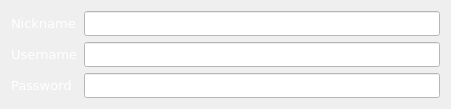
   <widget class="QWidget" name="layoutWidget">
    <property name="geometry">
     <rect>
      <x>200</x>
      <y>10</y>
      <width>451</width>
      <height>91</height>
     </rect>
    </property>
    <property name="font">
     <font/>
    </property>
    <layout class="QFormLayout" name="formLayout">
     <item row="0" column="0">
      <widget class="QLabel" name="NicknameLabel">
       <property name="palette">
        <palette>
         <active>
          <colorrole role="WindowText">
           <brush brushstyle="SolidPattern">
            <color alpha="255">
             <red>255</red>
             <green>255</green>
             <blue>255</blue>
            </color>
           </brush>
          </colorrole>
          <colorrole role="Button">
           <brush brushstyle="SolidPattern">
            <color alpha="255">
             <red>53</red>
             <green>53</green>
             <blue>57</blue>
            </color>
           </brush>
          </colorrole>
          <colorrole role="ButtonText">
           <brush brushstyle="SolidPattern">
            <color alpha="255">
             <red>255</red>
             <green>255</green>
             <blue>255</blue>
            </color>
           </brush>
          </colorrole>
          <colorrole role="Base">
           <brush brushstyle="SolidPattern">
            <color alpha="255">
             <red>53</red>
             <green>53</green>
             <blue>57</blue>
            </color>
           </brush>
          </colorrole>
          <colorrole role="Window">
           <brush brushstyle="SolidPattern">
            <color alpha="255">
             <red>53</red>
             <green>53</green>
             <blue>57</blue>
            </color>
           </brush>
          </colorrole>
         </active>
         <inactive>
          <colorrole role="WindowText">
           <brush brushstyle="SolidPattern">
            <color alpha="255">
             <red>255</red>
             <green>255</green>
             <blue>255</blue>
            </color>
           </brush>
          </colorrole>
          <colorrole role="Button">
           <brush brushstyle="SolidPattern">
            <color alpha="255">
             <red>53</red>
             <green>53</green>
             <blue>57</blue>
            </color>
           </brush>
          </colorrole>
          <colorrole role="ButtonText">
           <brush brushstyle="SolidPattern">
            <color alpha="255">
             <red>255</red>
             <green>255</green>
             <blue>255</blue>
            </color>
           </brush>
          </colorrole>
          <colorrole role="Base">
           <brush brushstyle="SolidPattern">
            <color alpha="255">
             <red>53</red>
             <green>53</green>
             <blue>57</blue>
            </color>
           </brush>
          </colorrole>
          <colorrole role="Window">
           <brush brushstyle="SolidPattern">
            <color alpha="255">
             <red>53</red>
             <green>53</green>
             <blue>57</blue>
            </color>
           </brush>
          </colorrole>
         </inactive>
         <disabled>
          <colorrole role="Button">
           <brush brushstyle="SolidPattern">
            <color alpha="255">
             <red>53</red>
             <green>53</green>
             <blue>57</blue>
            </color>
           </brush>
          </colorrole>
          <colorrole role="Base">
           <brush brushstyle="SolidPattern">
            <color alpha="255">
             <red>53</red>
             <green>53</green>
             <blue>57</blue>
            </color>
           </brush>
          </colorrole>
          <colorrole role="Window">
           <brush brushstyle="SolidPattern">
            <color alpha="255">
             <red>53</red>
             <green>53</green>
             <blue>57</blue>
            </color>
           </brush>
          </colorrole>
         </disabled>
        </palette>
       </property>
       <property name="font">
        <font>
         <family>Verdana</family>
         <pointsize>10</pointsize>
        </font>
       </property>
       <property name="layoutDirection">
        <enum>Qt::LayoutDirection::RightToLeft</enum>
       </property>
       <property name="text">
        <string>Nickname</string>
       </property>
      </widget>
     </item>
     <item row="0" column="1">
      <widget class="QLineEdit" name="inputNickname">
       <property name="palette">
        <palette>
         <active>
          <colorrole role="Button">
           <brush brushstyle="SolidPattern">
            <color alpha="255">
             <red>255</red>
             <green>255</green>
             <blue>255</blue>
            </color>
           </brush>
          </colorrole>
          <colorrole role="Base">
           <brush brushstyle="SolidPattern">
            <color alpha="255">
             <red>255</red>
             <green>255</green>
             <blue>255</blue>
            </color>
           </brush>
          </colorrole>
          <colorrole role="Window">
           <brush brushstyle="SolidPattern">
            <color alpha="255">
             <red>255</red>
             <green>255</green>
             <blue>255</blue>
            </color>
           </brush>
          </colorrole>
         </active>
         <inactive>
          <colorrole role="Button">
           <brush brushstyle="SolidPattern">
            <color alpha="255">
             <red>255</red>
             <green>255</green>
             <blue>255</blue>
            </color>
           </brush>
          </colorrole>
          <colorrole role="Base">
           <brush brushstyle="SolidPattern">
            <color alpha="255">
             <red>255</red>
             <green>255</green>
             <blue>255</blue>
            </color>
           </brush>
          </colorrole>
          <colorrole role="Window">
           <brush brushstyle="SolidPattern">
            <color alpha="255">
             <red>255</red>
             <green>255</green>
             <blue>255</blue>
            </color>
           </brush>
          </colorrole>
         </inactive>
         <disabled>
          <colorrole role="Button">
           <brush brushstyle="SolidPattern">
            <color alpha="255">
             <red>255</red>
             <green>255</green>
             <blue>255</blue>
            </color>
           </brush>
          </colorrole>
          <colorrole role="Base">
           <brush brushstyle="SolidPattern">
            <color alpha="255">
             <red>255</red>
             <green>255</green>
             <blue>255</blue>
            </color>
           </brush>
          </colorrole>
          <colorrole role="Window">
           <brush brushstyle="SolidPattern">
            <color alpha="255">
             <red>255</red>
             <green>255</green>
             <blue>255</blue>
            </color>
           </brush>
          </colorrole>
         </disabled>
        </palette>
       </property>
       <property name="font">
        <font>
         <family>Verdana</family>
         <pointsize>10</pointsize>
        </font>
       </property>
       <property name="styleSheet">
        <string notr="true">background-color: rgb(255, 255, 255);</string>
       </property>
       <property name="text">
        <string/>
       </property>
      </widget>
     </item>
     <item row="1" column="0">
      <widget class="QLabel" name="UsernameLabel">
       <property name="palette">
        <palette>
         <active>
          <colorrole role="WindowText">
           <brush brushstyle="SolidPattern">
            <color alpha="255">
             <red>255</red>
             <green>255</green>
             <blue>255</blue>
            </color>
           </brush>
          </colorrole>
          <colorrole role="Button">
           <brush brushstyle="SolidPattern">
            <color alpha="255">
             <red>53</red>
             <green>53</green>
             <blue>57</blue>
            </color>
           </brush>
          </colorrole>
          <colorrole role="ButtonText">
           <brush brushstyle="SolidPattern">
            <color alpha="255">
             <red>255</red>
             <green>255</green>
             <blue>255</blue>
            </color>
           </brush>
          </colorrole>
          <colorrole role="Base">
           <brush brushstyle="SolidPattern">
            <color alpha="255">
             <red>53</red>
             <green>53</green>
             <blue>57</blue>
            </color>
           </brush>
          </colorrole>
          <colorrole role="Window">
           <brush brushstyle="SolidPattern">
            <color alpha="255">
             <red>53</red>
             <green>53</green>
             <blue>57</blue>
            </color>
           </brush>
          </colorrole>
         </active>
         <inactive>
          <colorrole role="WindowText">
           <brush brushstyle="SolidPattern">
            <color alpha="255">
             <red>255</red>
             <green>255</green>
             <blue>255</blue>
            </color>
           </brush>
          </colorrole>
          <colorrole role="Button">
           <brush brushstyle="SolidPattern">
            <color alpha="255">
             <red>53</red>
             <green>53</green>
             <blue>57</blue>
            </color>
           </brush>
          </colorrole>
          <colorrole role="ButtonText">
           <brush brushstyle="SolidPattern">
            <color alpha="255">
             <red>255</red>
             <green>255</green>
             <blue>255</blue>
            </color>
           </brush>
          </colorrole>
          <colorrole role="Base">
           <brush brushstyle="SolidPattern">
            <color alpha="255">
             <red>53</red>
             <green>53</green>
             <blue>57</blue>
            </color>
           </brush>
          </colorrole>
          <colorrole role="Window">
           <brush brushstyle="SolidPattern">
            <color alpha="255">
             <red>53</red>
             <green>53</green>
             <blue>57</blue>
            </color>
           </brush>
          </colorrole>
         </inactive>
         <disabled>
          <colorrole role="Button">
           <brush brushstyle="SolidPattern">
            <color alpha="255">
             <red>53</red>
             <green>53</green>
             <blue>57</blue>
            </color>
           </brush>
          </colorrole>
          <colorrole role="Base">
           <brush brushstyle="SolidPattern">
            <color alpha="255">
             <red>53</red>
             <green>53</green>
             <blue>57</blue>
            </color>
           </brush>
          </colorrole>
          <colorrole role="Window">
           <brush brushstyle="SolidPattern">
            <color alpha="255">
             <red>53</red>
             <green>53</green>
             <blue>57</blue>
            </color>
           </brush>
          </colorrole>
         </disabled>
        </palette>
       </property>
       <property name="font">
        <font>
         <family>Verdana</family>
         <pointsize>10</pointsize>
        </font>
       </property>
       <property name="layoutDirection">
        <enum>Qt::LayoutDirection::RightToLeft</enum>
       </property>
       <property name="text">
        <string>Username</string>
       </property>
      </widget>
     </item>
     <item row="1" column="1">
      <widget class="QLineEdit" name="inputUsername">
       <property name="palette">
        <palette>
         <active>
          <colorrole role="Button">
           <brush brushstyle="SolidPattern">
            <color alpha="255">
             <red>255</red>
             <green>255</green>
             <blue>255</blue>
            </color>
           </brush>
          </colorrole>
          <colorrole role="Base">
           <brush brushstyle="SolidPattern">
            <color alpha="255">
             <red>255</red>
             <green>255</green>
             <blue>255</blue>
            </color>
           </brush>
          </colorrole>
          <colorrole role="Window">
           <brush brushstyle="SolidPattern">
            <color alpha="255">
             <red>255</red>
             <green>255</green>
             <blue>255</blue>
            </color>
           </brush>
          </colorrole>
         </active>
         <inactive>
          <colorrole role="Button">
           <brush brushstyle="SolidPattern">
            <color alpha="255">
             <red>255</red>
             <green>255</green>
             <blue>255</blue>
            </color>
           </brush>
          </colorrole>
          <colorrole role="Base">
           <brush brushstyle="SolidPattern">
            <color alpha="255">
             <red>255</red>
             <green>255</green>
             <blue>255</blue>
            </color>
           </brush>
          </colorrole>
          <colorrole role="Window">
           <brush brushstyle="SolidPattern">
            <color alpha="255">
             <red>255</red>
             <green>255</green>
             <blue>255</blue>
            </color>
           </brush>
          </colorrole>
         </inactive>
         <disabled>
          <colorrole role="Button">
           <brush brushstyle="SolidPattern">
            <color alpha="255">
             <red>255</red>
             <green>255</green>
             <blue>255</blue>
            </color>
           </brush>
          </colorrole>
          <colorrole role="Base">
           <brush brushstyle="SolidPattern">
            <color alpha="255">
             <red>255</red>
             <green>255</green>
             <blue>255</blue>
            </color>
           </brush>
          </colorrole>
          <colorrole role="Window">
           <brush brushstyle="SolidPattern">
            <color alpha="255">
             <red>255</red>
             <green>255</green>
             <blue>255</blue>
            </color>
           </brush>
          </colorrole>
         </disabled>
        </palette>
       </property>
       <property name="font">
        <font>
         <family>Verdana</family>
         <pointsize>10</pointsize>
        </font>
       </property>
       <property name="styleSheet">
        <string notr="true">background-color: rgb(255, 255, 255);</string>
       </property>
       <property name="text">
        <string/>
       </property>
      </widget>
     </item>
     <item row="2" column="0">
      <widget class="QLabel" name="PasswordLabel">
       <property name="palette">
        <palette>
         <active>
          <colorrole role="WindowText">
           <brush brushstyle="SolidPattern">
            <color alpha="255">
             <red>255</red>
             <green>255</green>
             <blue>255</blue>
            </color>
           </brush>
          </colorrole>
          <colorrole role="Button">
           <brush brushstyle="SolidPattern">
            <color alpha="255">
             <red>53</red>
             <green>53</green>
             <blue>57</blue>
            </color>
           </brush>
          </colorrole>
          <colorrole role="ButtonText">
           <brush brushstyle="SolidPattern">
            <color alpha="255">
             <red>255</red>
             <green>255</green>
             <blue>255</blue>
            </color>
           </brush>
          </colorrole>
          <colorrole role="Base">
           <brush brushstyle="SolidPattern">
            <color alpha="255">
             <red>53</red>
             <green>53</green>
             <blue>57</blue>
            </color>
           </brush>
          </colorrole>
          <colorrole role="Window">
           <brush brushstyle="SolidPattern">
            <color alpha="255">
             <red>53</red>
             <green>53</green>
             <blue>57</blue>
            </color>
           </brush>
          </colorrole>
         </active>
         <inactive>
          <colorrole role="WindowText">
           <brush brushstyle="SolidPattern">
            <color alpha="255">
             <red>255</red>
             <green>255</green>
             <blue>255</blue>
            </color>
           </brush>
          </colorrole>
          <colorrole role="Button">
           <brush brushstyle="SolidPattern">
            <color alpha="255">
             <red>53</red>
             <green>53</green>
             <blue>57</blue>
            </color>
           </brush>
          </colorrole>
          <colorrole role="ButtonText">
           <brush brushstyle="SolidPattern">
            <color alpha="255">
             <red>255</red>
             <green>255</green>
             <blue>255</blue>
            </color>
           </brush>
          </colorrole>
          <colorrole role="Base">
           <brush brushstyle="SolidPattern">
            <color alpha="255">
             <red>53</red>
             <green>53</green>
             <blue>57</blue>
            </color>
           </brush>
          </colorrole>
          <colorrole role="Window">
           <brush brushstyle="SolidPattern">
            <color alpha="255">
             <red>53</red>
             <green>53</green>
             <blue>57</blue>
            </color>
           </brush>
          </colorrole>
         </inactive>
         <disabled>
          <colorrole role="Button">
           <brush brushstyle="SolidPattern">
            <color alpha="255">
             <red>53</red>
             <green>53</green>
             <blue>57</blue>
            </color>
           </brush>
          </colorrole>
          <colorrole role="Base">
           <brush brushstyle="SolidPattern">
            <color alpha="255">
             <red>53</red>
             <green>53</green>
             <blue>57</blue>
            </color>
           </brush>
          </colorrole>
          <colorrole role="Window">
           <brush brushstyle="SolidPattern">
            <color alpha="255">
             <red>53</red>
             <green>53</green>
             <blue>57</blue>
            </color>
           </brush>
          </colorrole>
         </disabled>
        </palette>
       </property>
       <property name="font">
        <font>
         <family>Verdana</family>
         <pointsize>10</pointsize>
        </font>
       </property>
       <property name="layoutDirection">
        <enum>Qt::LayoutDirection::RightToLeft</enum>
       </property>
       <property name="text">
        <string>Password</string>
       </property>
       <property name="textFormat">
        <enum>Qt::TextFormat::AutoText</enum>
       </property>
      </widget>
     </item>
     <item row="2" column="1">
      <widget class="QLineEdit" name="inputPassword">
       <property name="palette">
        <palette>
         <active>
          <colorrole role="Button">
           <brush brushstyle="SolidPattern">
            <color alpha="255">
             <red>255</red>
             <green>255</green>
             <blue>255</blue>
            </color>
           </brush>
          </colorrole>
          <colorrole role="Base">
           <brush brushstyle="SolidPattern">
            <color alpha="255">
             <red>255</red>
             <green>255</green>
             <blue>255</blue>
            </color>
           </brush>
          </colorrole>
          <colorrole role="Window">
           <brush brushstyle="SolidPattern">
            <color alpha="255">
             <red>255</red>
             <green>255</green>
             <blue>255</blue>
            </color>
           </brush>
          </colorrole>
         </active>
         <inactive>
          <colorrole role="Button">
           <brush brushstyle="SolidPattern">
            <color alpha="255">
             <red>255</red>
             <green>255</green>
             <blue>255</blue>
            </color>
           </brush>
          </colorrole>
          <colorrole role="Base">
           <brush brushstyle="SolidPattern">
            <color alpha="255">
             <red>255</red>
             <green>255</green>
             <blue>255</blue>
            </color>
           </brush>
          </colorrole>
          <colorrole role="Window">
           <brush brushstyle="SolidPattern">
            <color alpha="255">
             <red>255</red>
             <green>255</green>
             <blue>255</blue>
            </color>
           </brush>
          </colorrole>
         </inactive>
         <disabled>
          <colorrole role="Button">
           <brush brushstyle="SolidPattern">
            <color alpha="255">
             <red>255</red>
             <green>255</green>
             <blue>255</blue>
            </color>
           </brush>
          </colorrole>
          <colorrole role="Base">
           <brush brushstyle="SolidPattern">
            <color alpha="255">
             <red>255</red>
             <green>255</green>
             <blue>255</blue>
            </color>
           </brush>
          </colorrole>
          <colorrole role="Window">
           <brush brushstyle="SolidPattern">
            <color alpha="255">
             <red>255</red>
             <green>255</green>
             <blue>255</blue>
            </color>
           </brush>
          </colorrole>
         </disabled>
        </palette>
       </property>
       <property name="font">
        <font>
         <family>Verdana</family>
         <pointsize>10</pointsize>
        </font>
       </property>
       <property name="styleSheet">
        <string notr="true">background-color: rgb(255, 255, 255);</string>
       </property>
       <property name="text">
        <string/>
       </property>
      </widget>
     </item>
    </layout>
   </widget>
